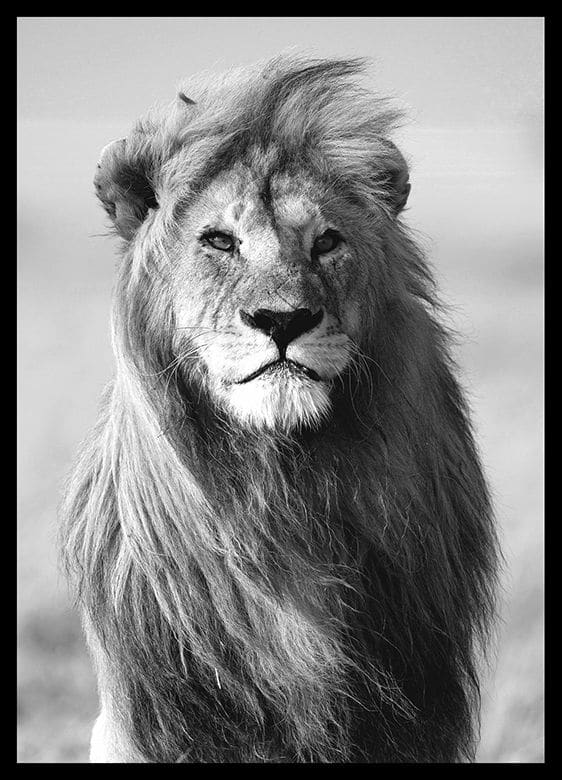
#> input picture IPI/AULA 3/cinza.jpg, 562 x 780 px, found by its file name
$ python teste-aula3.py
#> lines starting #> are read from the running program, lines starting #| are printed output that depends on the picture
import numpy as np
import matplotlib.pyplot as plt

img = plt.imread('AULA 3/cinza.jpg')
#> img is the input picture: shape (780, 562, 3); min 0, max 255, mean 129
c = 225 / np.log(1+255)
img_aux = img.astype(np.float64)
img_out = np.exp(img_aux)**(1.0/c)-1.0
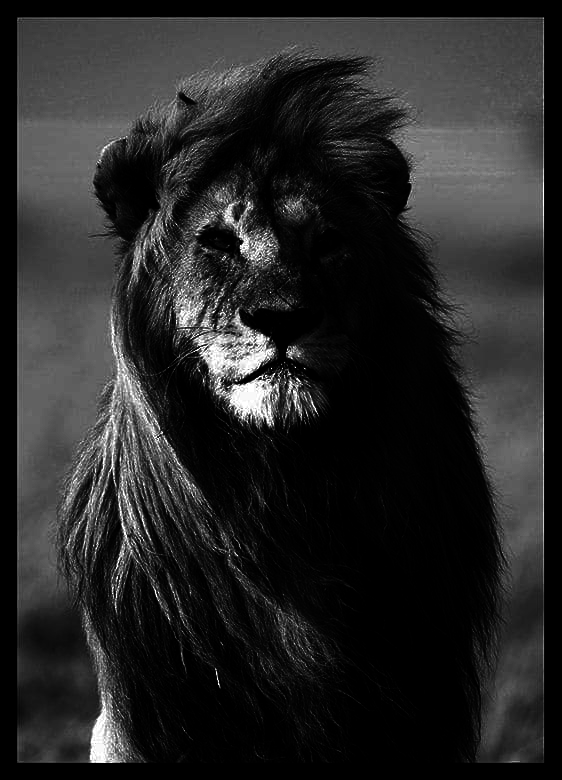
#> img_out: shape (780, 562, 3) float64; min 0, max 535.2, mean 83.1; drawn with min black and max white
img_out = img_out.astype(np.float64)
fig, axs = plt.subplots(1, 2)
axs[0].imshow(img)
axs[1].imshow(img_out)
plt.show()
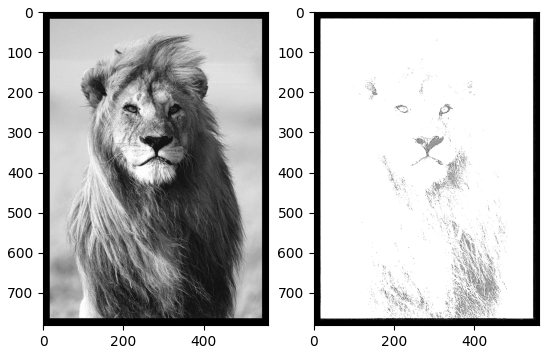
#> figure drawn by matplotlib, 2 panels
